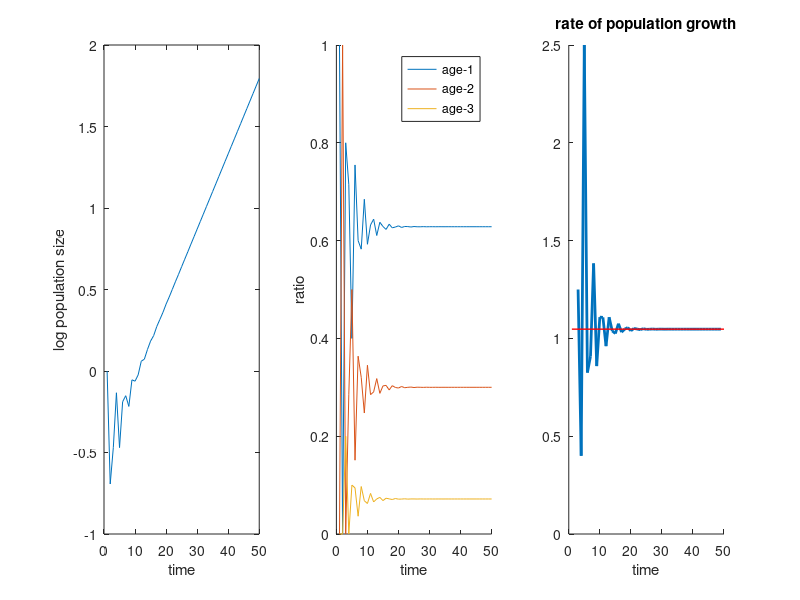

MATLAB code to generate this figure:
n=zeros(3,50);
L=[0 1 5;
   .5 0 0;
   0 .25 0];
n(1,1)=1;
for i =2:50
    n(:,i) = L*n(:,i-1);
end
N = sum(n,1);
w = n./repmat(N,3,1);
figure;
subplot(1,3,1);
plot(log(N));
xlabel('time');
ylabel('log population size');
subplot(1,3,2);
hold on;
plot(w(1,:));
plot(w(2,:));
plot(w(3,:));
legend({'age-1','age-2', 'age-3'});
ylabel('ratio');
xlabel('time');
subplot(1,3,3);
lambda = fsolve(@(x) 0.5*x.^(-2)+0.5.*0.25.*5.*x.^(-3)-1,2);
l_change = [n(1,2:end),0]./n(1,:);
l_change = l_change(1:end-1);
hold on;
plot(l_change,'LineWidth',2);
line([1 50],[lambda lambda],'Color','red','Linewidth',1);
title('rate of population growth');
xlabel('time');